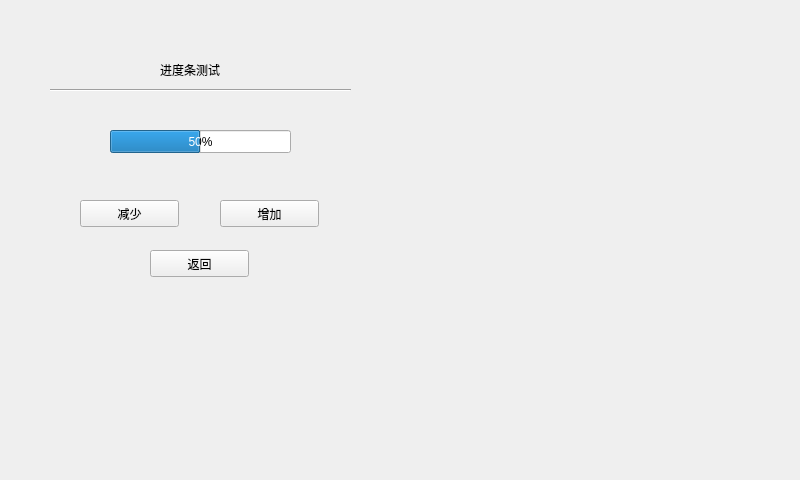
<?xml version="1.0" encoding="UTF-8"?>
<ui version="4.0">
 <class>ProgressBarTest</class>
 <widget class="QWidget" name="ProgressBarTest">
  <property name="geometry">
   <rect>
    <x>0</x>
    <y>0</y>
    <width>800</width>
    <height>480</height>
   </rect>
  </property>
  <property name="windowTitle">
   <string>Form</string>
  </property>
  <widget class="QPushButton" name="pbUp">
   <property name="geometry">
    <rect>
     <x>220</x>
     <y>200</y>
     <width>99</width>
     <height>27</height>
    </rect>
   </property>
   <property name="text">
    <string>增加</string>
   </property>
  </widget>
  <widget class="QProgressBar" name="progressBar">
   <property name="geometry">
    <rect>
     <x>110</x>
     <y>130</y>
     <width>181</width>
     <height>23</height>
    </rect>
   </property>
   <property name="value">
    <number>50</number>
   </property>
  </widget>
  <widget class="QLabel" name="label">
   <property name="geometry">
    <rect>
     <x>160</x>
     <y>60</y>
     <width>81</width>
     <height>20</height>
    </rect>
   </property>
   <property name="text">
    <string>进度条测试</string>
   </property>
  </widget>
  <widget class="QPushButton" name="pbDown">
   <property name="geometry">
    <rect>
     <x>80</x>
     <y>200</y>
     <width>99</width>
     <height>27</height>
    </rect>
   </property>
   <property name="text">
    <string>减少</string>
   </property>
  </widget>
  <widget class="Line" name="line_2">
   <property name="geometry">
    <rect>
     <x>50</x>
     <y>80</y>
     <width>301</width>
     <height>20</height>
    </rect>
   </property>
   <property name="orientation">
    <enum>Qt::Horizontal</enum>
   </property>
  </widget>
  <widget class="QPushButton" name="pbBack">
   <property name="geometry">
    <rect>
     <x>150</x>
     <y>250</y>
     <width>99</width>
     <height>27</height>
    </rect>
   </property>
   <property name="text">
    <string>返回</string>
   </property>
  </widget>
 </widget>
 <resources/>
 <connections/>
</ui>
